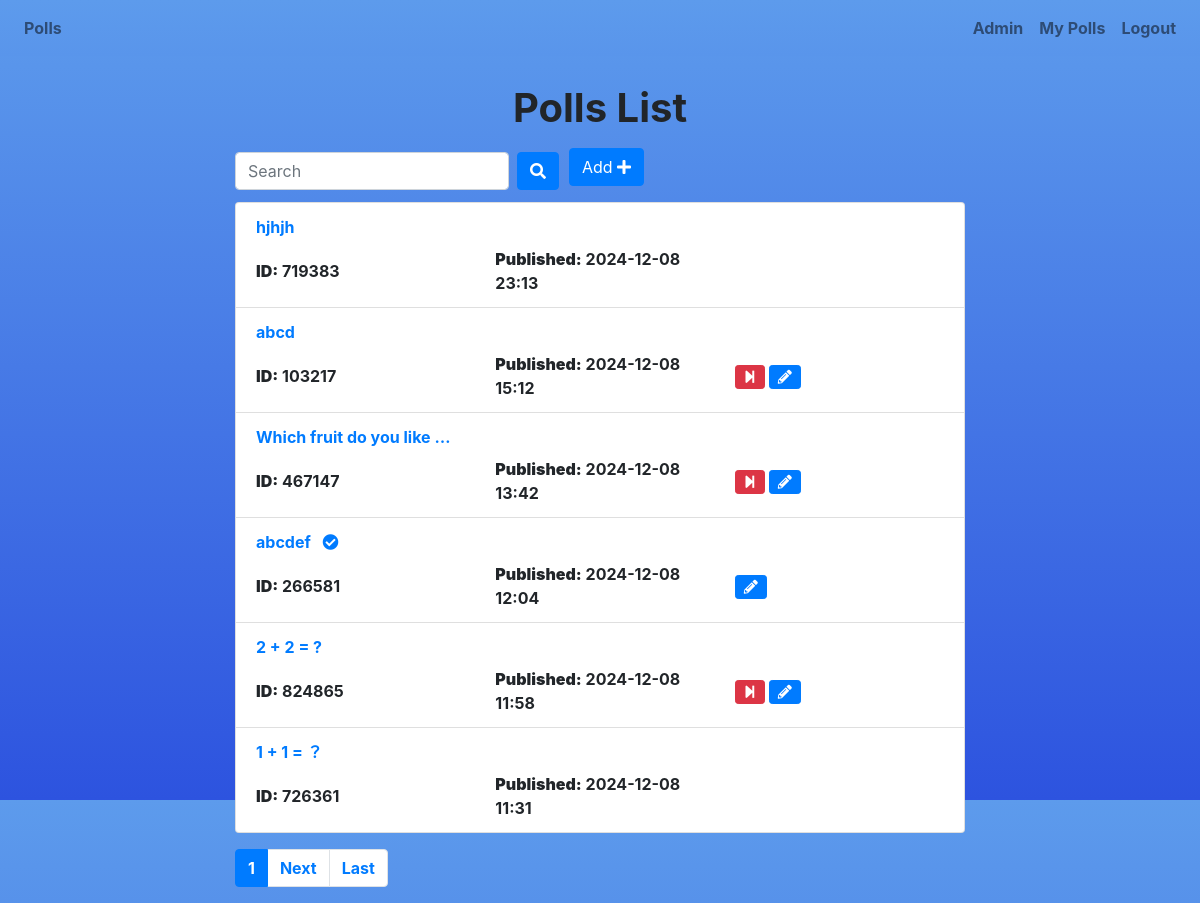
/polls/poll/list/ (signed in), run on the app's committed database.
### polls/models.py (models this page shows, shortened)
class Poll(models.Model):
    owner = models.ForeignKey(User, on_delete=models.CASCADE)
    poll_id = models.TextField(unique=True, blank=True)
    text = models.TextField()
    pub_date = models.DateTimeField(default=timezone.now)
    active = models.BooleanField(default=True)

### polls/views.py (the view)
# urls.py: path('poll/list/', views.polls_list, name='list'),
@login_required()
def polls_list(request):
    all_polls = Poll.objects.all().order_by('-pub_date')
    search_term = ''
    if 'name' in request.GET:
        all_polls = all_polls.order_by('text')
    if 'date' in request.GET:
        pass
    if 'vote' in request.GET:
        all_polls = all_polls.annotate(Count('vote')).order_by('vote__count')
    if 'search' in request.GET:
        search_term = request.GET['search']
        all_polls = all_polls.filter(text__icontains=search_term)
    paginator = Paginator(all_polls, 6)  # Show 6 contacts per page
    page = request.GET.get('page')
    polls = paginator.get_page(page)
    get_dict_copy = request.GET.copy()
    params = get_dict_copy.pop('page', True) and get_dict_copy.urlencode()
    context = {
        'polls': polls,
        'params': params,
        'search_term': search_term,
    }
    return render(request, 'polls/polls_list.html', context)

### polls/templates/polls/polls_list.html (shortened to what this page needs)
{% extends 'base.html' %}
{% load static %}
{% block custom_css %}
<link rel="stylesheet" href="{% static 'css/poll.css' %}">
{% endblock custom_css %}
{% block content %}
<div class="container" style="margin-top: -1vw;">
    <div class="row" style="margin-top: 20px">
        <div class="col-md-8 offset-sm-2">
            <h1 class="text-center mt-3 mb-3">Polls List</h1>
            <form class="form-inline">
                <div class="form-group mr-sm-2 mb-2">
                    <input type="search" class="form-control" name="search" placeholder="Search" value="{{ search_term }}">
                </div>
                <button type="submit" class="btn btn-primary mb-2"><i class="fas fa-search"></i></button>
                <a class="btn btn-primary mb-3 float-right" href="{% url 'polls:add' %}" role="button" style="margin-left: 10px; margin-bottom: -2px;">Add <i class="fas fa-plus"></i></a>
            </form>
            <ul class="list-group">
                {% for poll in polls %}
                <li class="list-group-item">
                    <a href="{% url 'polls:detail' poll.id %}">
                        {{ poll.text|truncatewords:5 }}
                        {% if not poll.active %}
                            <i class="fas fa-check-circle ml-2"></i>
                        {% endif %}
                    </a>
                    <div class="row mt-2 align-items-center">
                        <div class="col">
                            <strong>ID:</strong> {{ poll.poll_id }}
                        </div>
                        <div class="col">
                            <strong>Published:</strong> {{ poll.pub_date|date:"Y-m-d H:i" }}
                        </div>
                            <div class="col">
                                {% if request.user == poll.owner %}
                                    {% if poll.active %}
                                        <a href="{% url 'polls:end_poll' poll.id %}" data-toggle="tooltip" data-placement="top" title="End Poll"
                                            onclick="return confirm('Are you sure ?')">
                                            <i class="fas fa-step-forward btn btn-danger btn-sm"></i>
                                        </a>
                                {% endif %}
                                <a href="{% url 'polls:edit' poll.id %}" class="mr-3" data-toggle="tooltip" data-placement="top" title="Edit Poll">
                                    <i class="fas fa-pencil-alt btn btn-primary btn-sm mr-1"></i>
                                </a>
                            {% endif %}
                            </div>
                    </div>
                </li>
                {% endfor %}
            </ul>
            <nav class="mt-3">
                <ul class="pagination">
                    <li class="page-item active"><a class="page-link" href="">{{ polls.number }}</a></li>
                    {% if polls.has_next %}
                    <li class="page-item"><a class="page-link" href="?page={{ polls.next_page_number }}&{{ params }}">Next</a></li>
                    <li class="page-item"><a class="page-link" href="?page={{ polls.paginator.num_pages }}&{{ params }}">Last</a></li>
                    {% endif %}
                </ul>
            </nav>
        </div>
    </div>
</div>
{% endblock content %}

### static/css/poll.css (style rules this page uses)
html, body { height:102%; font-weight: bold; padding-top: 30px; }
body { background: linear-gradient(to bottom, #5d9bec, #2d53df); }
h1 { font-weight: bold; }
a { font-weight: bold; }

### static/css/nav.css (style rules this page uses)
a { font-weight: bold; }

### data on the page
Poll: text "hjhjh", poll_id "719383", pub_date "2024-12-08 23:13"
Poll: text "abcd", poll_id "103217", pub_date "2024-12-08 15:12", active True (drawn)
Poll: text "Which fruit do you like …", poll_id "467147", pub_date "2024-12-08 13:42", active True (drawn)
Poll: text "abcdef", active False (drawn), poll_id "266581", pub_date "2024-12-08 12:04"
Poll: text "2 + 2 = ?", poll_id "824865", pub_date "2024-12-08 11:58", active True (drawn)
Poll: text "1 + 1 = ？", poll_id "726361", pub_date "2024-12-08 11:31"

### other printed values
{{ polls.number }} "1"
